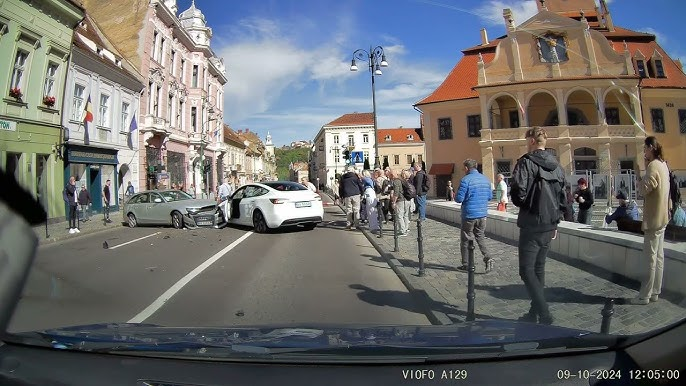
#> input picture data/peds5.jpg, 686 x 386 px
$ python test_pedestrins.py
#> lines starting #> are read from the running program, lines starting #| are printed output that depends on the picture; after the words box and inside, x2 and y2 are one past the last pixel; in counts of white or black regions, pixels touching at a corner belong together
import cv2

# Load image
# image = cv2.imread("data/signboard.jpg")
# image = cv2.imread("data/signboard.png")
image = cv2.imread("data/peds5.jpg")
#> image is the input picture: shape (386, 686, 3); mean B, G, R 110.1, 110.3, 109.3

# Create HOG descriptor
hog = cv2.HOGDescriptor()
hog.setSVMDetector(cv2.HOGDescriptor_getDefaultPeopleDetector())

# Detect pedestrians
boxes, weights = hog.detectMultiScale(
    image,
    winStride=(4, 4),
    padding=(8, 8),
    scale=1.05
)
#> boxes = [[435, 140, 78, 155], [618, 131, 68, 153], [481, 126, 107, 214], [360, 126, 96, 192]]; weights = [1.53, 0.259, 0.727, 0.0928]

print(f"Detected {len(boxes)} pedestrians")
#| Detected 4 pedestrians

# Draw detections
for (x, y, w, h) in boxes:
    cv2.rectangle(image, (x, y), (x + w, y + h), (0, 255, 0), 2)
#> this loop made 4 passes
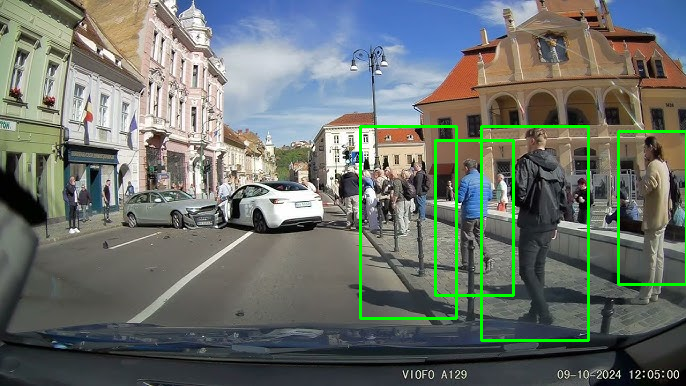
#> image: shape (386, 686, 3); 2.27% of pixels changed, all inside (x1, y1, x2, y2) = (359, 125, 686, 342)

display = cv2.resize(image, (800, 600))
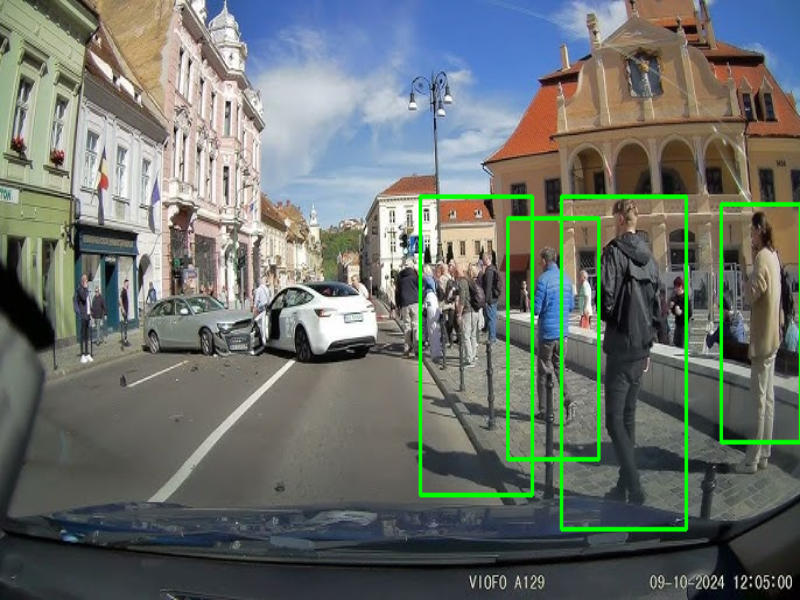
#> display: shape (600, 800, 3); mean B, G, R 107.8, 113.7, 106.9
cv2.imshow("Pedestrian Detection", display)
cv2.waitKey(0)
cv2.destroyAllWindows()

$ run again, with data/signboard.png saved as data/peds5.jpg
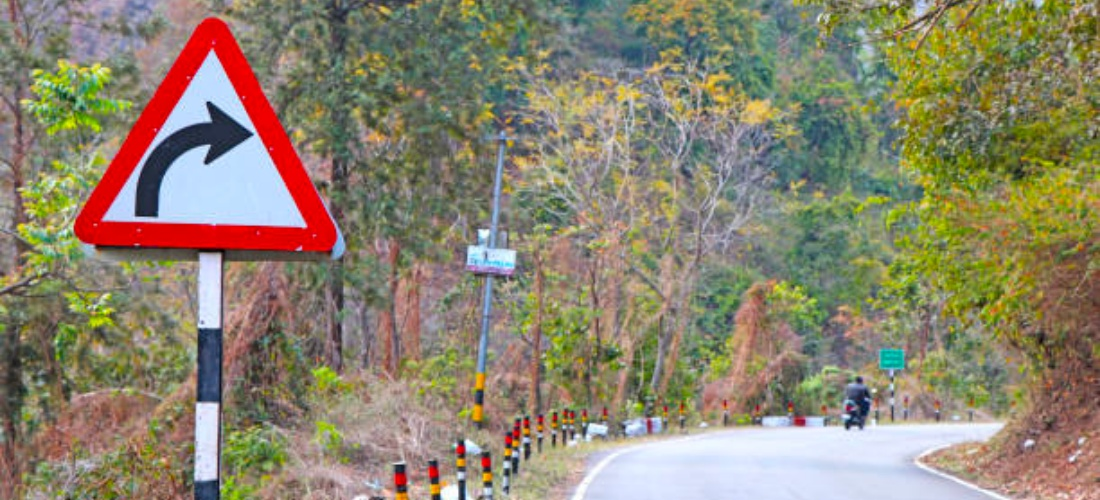
#> input picture data/signboard.png, 1100 x 500 px
#> image is the input picture: shape (500, 1100, 3); mean B, G, R 109.7, 132, 140.2
#> boxes = ()
#| Detected 0 pedestrians
#> `display = cv2.resize(image, (800, 600))`:
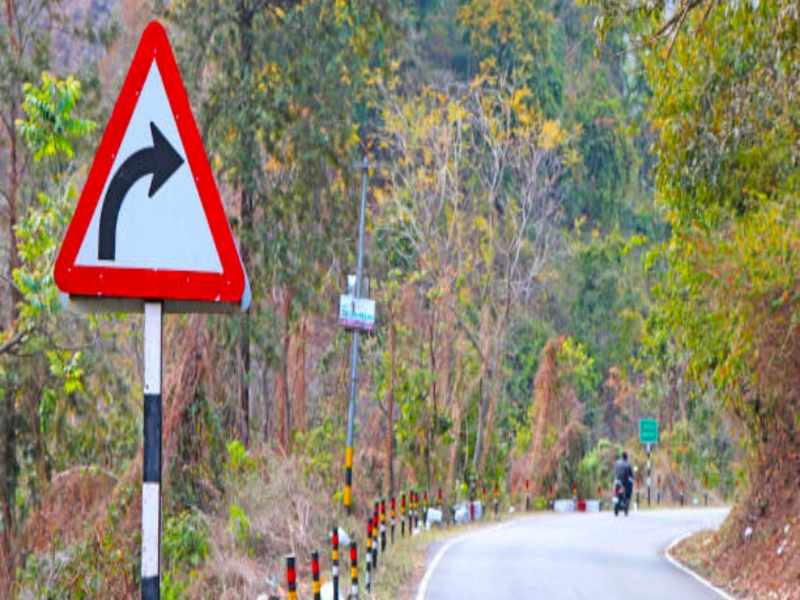
#> display: shape (600, 800, 3); mean B, G, R 109.6, 131.9, 140.1

$ run again, with data/peds3.jpg copied over data/peds5.jpg
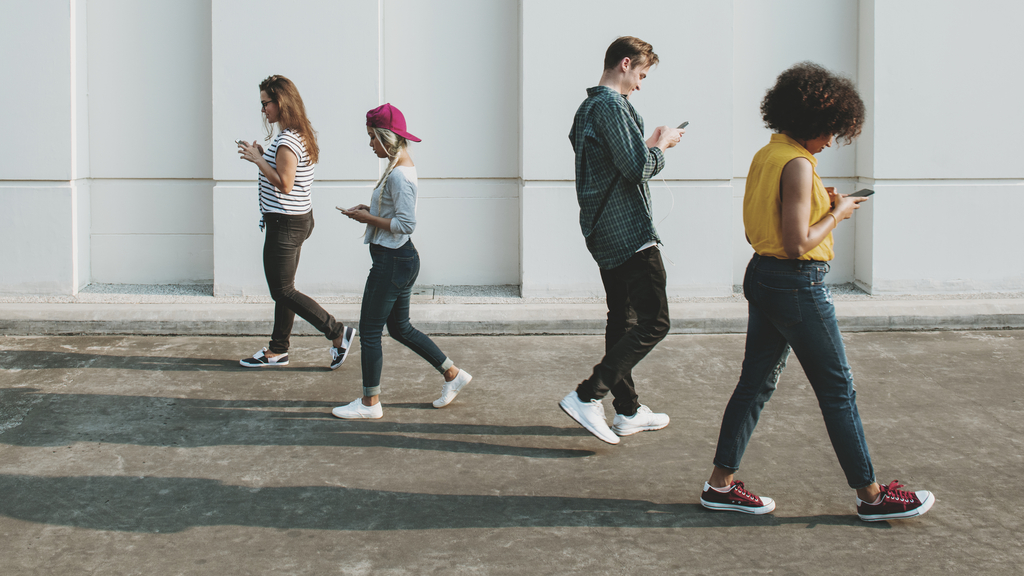
#> input picture data/peds3.jpg, 1024 x 576 px
#> image is the input picture: shape (576, 1024, 3); mean B, G, R 146.4, 152.1, 151.7
#> boxes = [[348, 73, 79, 157], [242, 53, 86, 172], [738, 108, 87, 175], [289, 57, 194, 388], [186, 38, 186, 372], [503, 0, 233, 461], [669, 19, 252, 504]]; weights = [0.756, 0.432, 0.899, 0.909, 0.902, 1.14, 0.792]
#| Detected 7 pedestrians
#> the loop `for (x, y, w, h) in boxes:` made 7 passes
#> after the loop `for (x, y, w, h) in boxes:`:
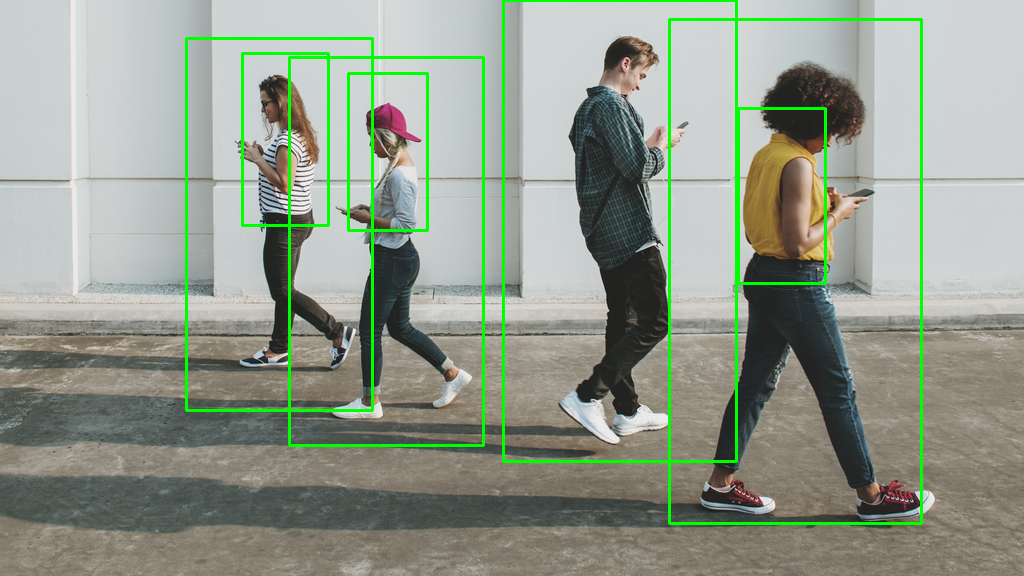
#> image: shape (576, 1024, 3); 3.32% of pixels changed, all inside (x1, y1, x2, y2) = (185, 0, 923, 525)
#> `display = cv2.resize(image, (800, 600))`:
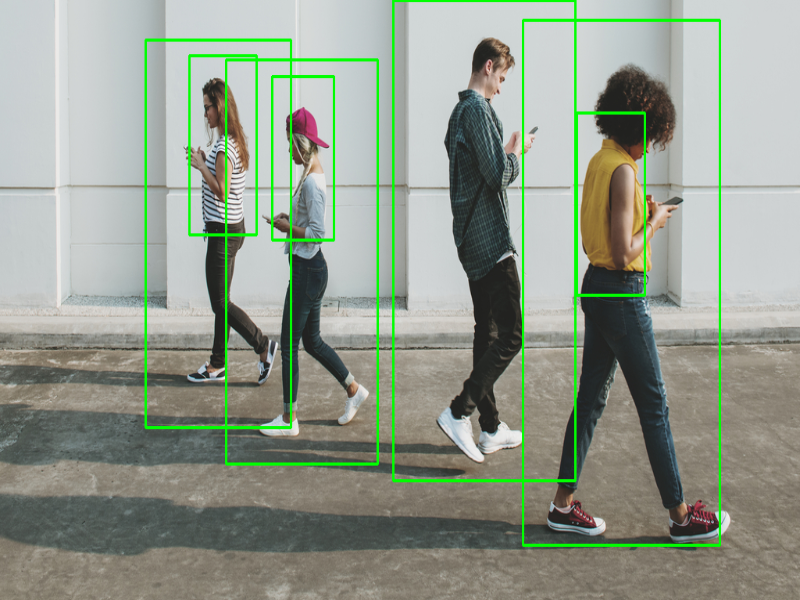
#> display: shape (600, 800, 3); mean B, G, R 141.2, 155.1, 146.4
